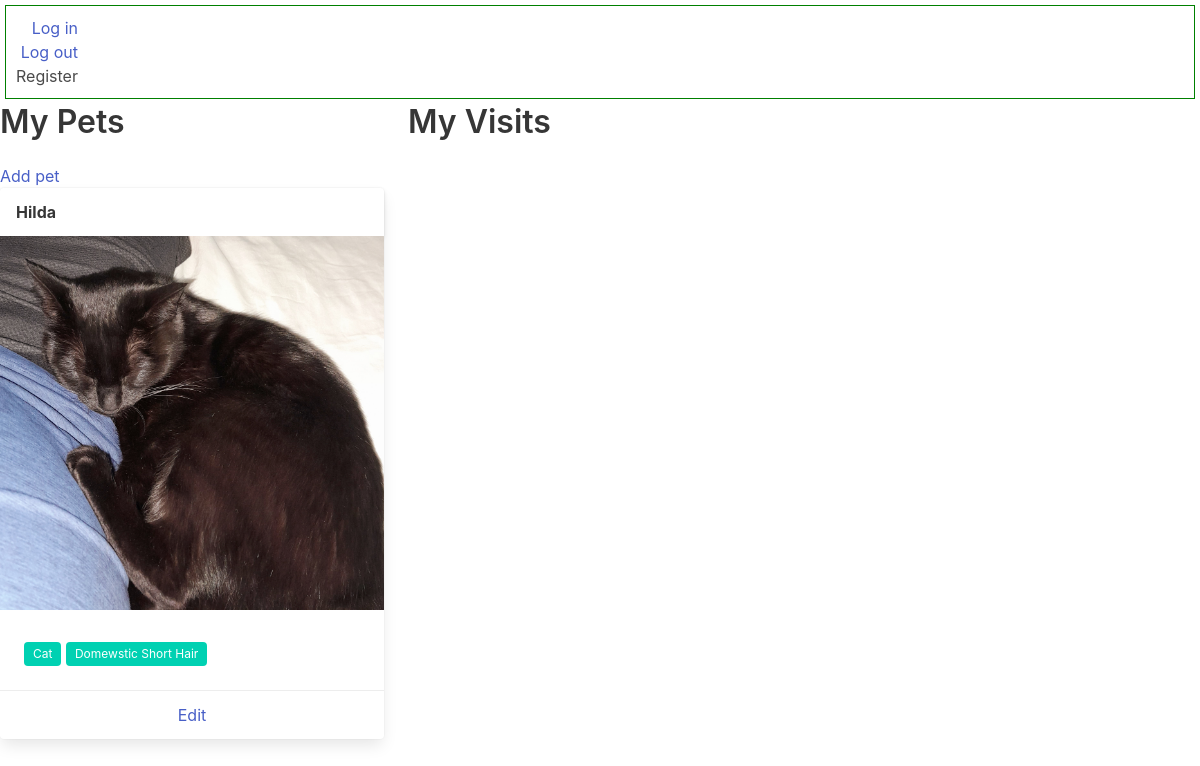
/dogtracks/ (signed in), run on the app's committed database.
### dogtracks/models.py (models this page shows, shortened)
class Animal(models.Model):
	owner = models.ForeignKey(User, related_name='animals', on_delete=models.SET_NULL, null=True)
	name = models.CharField(max_length=25, null=False, blank=False, verbose_name="Pet name")
	photo = models.FileField(upload_to='media/', null=True, blank=True)
	breed = models.CharField(max_length=25, blank=True)
	species = models.CharField(max_length=25, blank=True)
	birthday = models.DateField(auto_now=False, auto_now_add=False, null=True)

### dogtracks/views.py (the view)
# urls.py: path('', views.index, name='index'),
def index(request):
	if request.user.is_authenticated:
		pets = Animal.objects.filter(owner=request.user)
		visits = Visit.objects.filter(requester=request.user)
		context = {"pets": pets,
					"visits": visits}
		return render(request, "dogtracks/dashboard.html", context)
	else:
		return render(request, "dogtracks/login.html")

### dogtracks/templates/dogtracks/dashboard.html
{% extends "dogtracks/template.html" %}
{% load static %}
{% block content %}
<div class="tile is-ancestor">
	<div class="tile is-4 is-parent is-vertical">
		<p class="title">My Pets</p>
		<a href="/dogtracks/add-pet">Add pet</a>
		{% for pet in pets %}
		<div class="card is-child">
			<div class="card-header">
				<div class="card-header-title">{{ pet.name }}</div>
			</div>
			<div class="card-image">
				<img src="{{ pet.photo }}" />
			</div>
			<div class="card-content">
				<div class="content">
					<span class="tag is-primary">{{ pet.species }}</span>
					<span class="tag is-primary">{{ pet.breed }}</span>
				</div>
			</div>
			<div class="card-footer">
				<a href="#" class="card-footer-item">Edit</a>
			</div>
		</div>
		{% endfor %}
	</div>
	<div class="tile is-parent">
		<p class="title">My Visits</p>
	</div>
</div>
{% endblock %}

### data on the page
Animal: name "Hilda", photo (picture), species "Cat", breed "Domewstic Short Hair"
